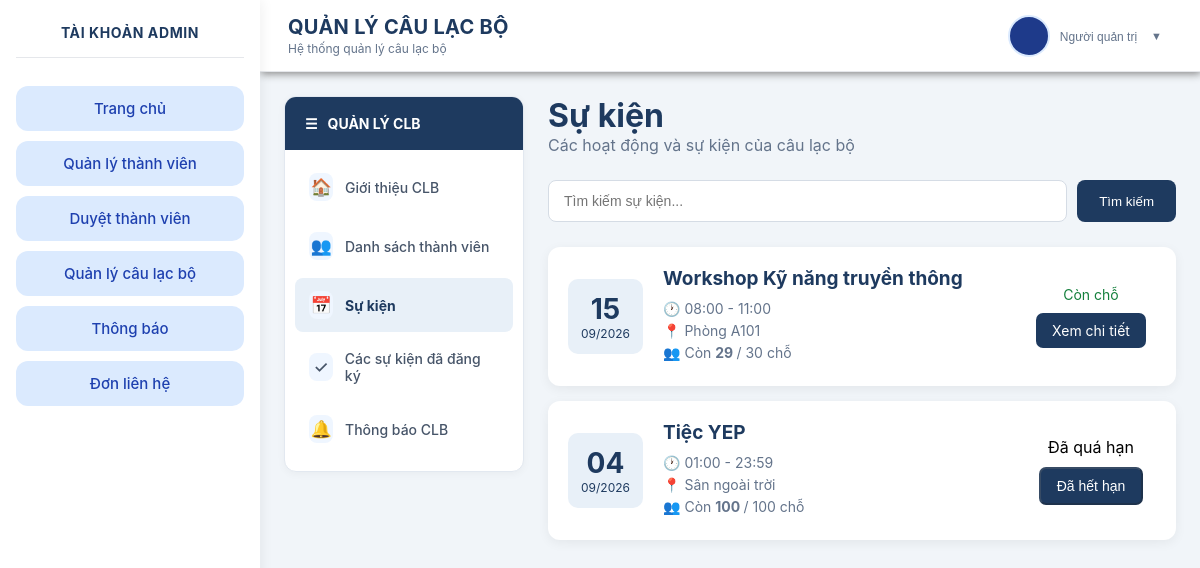
Screenshot of /member/events.php (signed in) with the database file from the repository.
### tables this page shows
CREATE TABLE `event` (
  `event_id` int(11) NOT NULL AUTO_INCREMENT,
  `club_id` varchar(255) NOT NULL,
  `event_name` varchar(255) NOT NULL,
  `event_date` date NOT NULL,
  `start_time` time NOT NULL,
  `end_time` time NOT NULL,
  `slots` int(11) NOT NULL,
  `location` varchar(255) DEFAULT NULL,
  `description` text DEFAULT NULL,
  `organizer_id` varchar(255) NOT NULL,
  `status` varchar(30) DEFAULT 'upcoming',
  `created_at` timestamp NOT NULL DEFAULT current_timestamp(),
  PRIMARY KEY (`event_id`)
);

### member/events.php (the view, shortened to what this page needs)
<?php
$database = new Database();
$db       = $database->getConnection();
$keyword = trim($_GET['keyword'] ?? '');
$sql = "
    SELECT
        e.event_id,
        e.club_id,
        e.event_name,
        e.event_date,
        e.start_time,
        e.end_time,
        e.slots,
        e.location,
        e.description,
        e.organizer_id,
        e.status,
        COUNT(
            CASE
                WHEN r.register_status = 'approved'
                THEN 1
            END
        ) AS approved_count
    FROM Event AS e
    LEFT JOIN Register_event AS r
        ON e.event_id = r.event_id
    WHERE e.club_id = :club_id
";
$params = [
    ':club_id' => 'CLB001',
];
$sql .= "
    GROUP BY
        e.event_id,
        e.club_id,
        e.event_name,
        e.event_date,
        e.start_time,
        e.end_time,
        e.slots,
        e.location,
        e.description,
        e.organizer_id,
        e.status
    ORDER BY e.event_date DESC, e.start_time DESC
";
$stmt  = $db->prepare($sql);
$stmt->execute($params);
$events = $stmt->fetchAll(PDO::FETCH_ASSOC);
require_once "../includes/headers.php";
?>
<link rel="stylesheet" href="css/event.css">
<link rel="stylesheet" href="css/club.css">
<div class="club-layout">
    <aside class="club-sidebar">
        <div class="club-sidebar-title">
            <span>☰</span>
            <span>QUẢN LÝ CLB</span>
        </div>
        <nav class="club-menu">
            <a href="club.php" class="club-menu-item">
                <span class="menu-icon">🏠</span>
                <span>Giới thiệu CLB</span>
            </a>
            <a href="club_member.php" class="club-menu-item">
                <span class="menu-icon">👥</span>
                <span>Danh sách thành viên</span>
            </a>
            <a href="events.php" class="club-menu-item active">
                <span class="menu-icon">📅</span>
                <span>Sự kiện</span>
            </a>
            <a href="registered_events.php" class="club-menu-item">
                <span class="menu-icon">✓</span>
                <span>Các sự kiện đã đăng ký</span>
            </a>
            <a href="news.php" class="club-menu-item">
                <span class="menu-icon">🔔</span>
                <span>Thông báo CLB</span>
            </a>
        </nav>
    </aside>
    <main class="club-content">
        <div class="page-header">
            <div>
                <h1>Sự kiện</h1>
                <p>
                    Các hoạt động và sự kiện của câu lạc bộ
                </p>
            </div>
        </div>
        <form method="GET" class="event-search">
            <input
                type="text"
                name="keyword"
                placeholder="Tìm kiếm sự kiện..."
                value="<?php echo htmlspecialchars($keyword) ?>"
            >
            <button type="submit">
                Tìm kiếm
            </button>
        </form>
        <div class="event-list">
            <?php if (empty($events)): ?>
                <div class="empty-event">
                    Không tìm thấy sự kiện nào.
                </div>
            <?php else: ?>
                <?php foreach ($events as $event): ?>
                    <?php
                        $approved  = (int) $event['approved_count'];
                        $slots     = (int) $event['slots'];
                        $remaining = max(0, $slots - $approved);
                        $endTimeStr = !empty($event['end_time']) ? $event['end_time'] : '23:59:59';
                        $eventTimestamp = strtotime($event['event_date'] . ' ' . $endTimeStr);
                        $isExpired = ($event['status'] === 'expired' ||
                                      $event['status'] === 'completed' ||
                                      $eventTimestamp < time());
                    ?>
                    <div class="event-card <?php echo $isExpired ? 'is-expired' : '' ?>">
                        <div class="event-date">
                            <strong>
                                <?php echo date('d', strtotime($event['event_date'])) ?>
                            </strong>
                            <span>
                                <?php echo date('m/Y', strtotime($event['event_date'])) ?>
                            </span>
                        </div>
                        <div class="event-info">
                            <h2>
                                <?php echo htmlspecialchars($event['event_name']) ?>
                            </h2>
                            <p>
                                🕐
                                <?php echo date('H:i', strtotime($event['start_time'])) ?>
                                -
                                <?php echo date('H:i', strtotime($event['end_time'])) ?>
                            </p>
                            <p>
                                📍
                                <?php echo htmlspecialchars($event['location']) ?>
                            </p>
                            <p> 👥 Còn <strong> <?php echo $remaining ?> </strong> / <?php echo $slots ?> chỗ </p>
                        </div>
                        <div class="event-action">
                            <?php if ($isExpired): ?>
                                <span class="event-expired">
                                    Đã quá hạn
                                </span>
                                <button type="button" class="btn-detail btn-disabled" disabled>
                                    Đã hết hạn
                                </button>
                            <?php else: ?>
                                <span class="event-open">
                                    Còn chỗ
                                </span>
                                <a
                                    href="event_detail.php?id=<?php echo (int)$event['event_id'] ?>"
                                    class="btn-detail"
                                >
                                    Xem chi tiết
                                </a>
                            <?php endif; ?>
                        </div>
                    </div>
                <?php endforeach; ?>
            <?php endif; ?>
        </div>
    </main>
</div>
<?php require_once "../includes/footer.php"; ?>

### member/css/event.css (style rules this page uses)
.club-content { flex: 1; }
.page-header h1 { margin: 0; color: #1e3a5f; }
.page-header p { color: #64748b; }
.event-search { display: flex; gap: 10px; margin: 25px 0; }
.event-search input { flex: 1; padding: 12px 15px; border: 1px solid #d5dce5; border-radius: 8px; font-size: 14px; }
.event-search button { padding: 12px 22px; border: none; border-radius: 8px; background: #1e3a5f; color: white; cursor: pointer; }
.event-list { display: flex; flex-direction: column; gap: 15px; }
.event-card { display: flex; align-items: center; gap: 20px; padding: 20px; background: white; border-radius: 12px; box-shadow: 0 3px 12px rgba(0, 0, 0, 0.06); }
.event-date { width: 75px; height: 75px; flex-shrink: 0; display: flex; flex-direction: column; align-items: center; justify-content: center; background: #e8f0f8; border-radius: 10px; color: #1e3a5f; }
.event-date strong { font-size: 28px; }
.event-date span { font-size: 12px; }
.event-info { flex: 1; }
.event-info h2 { margin: 0 0 10px; font-size: 19px; color: #1e3a5f; }
.event-info p { margin: 5px 0; color: #64748b; font-size: 14px; }
.event-action { min-width: 130px; display: flex; flex-direction: column; align-items: center; gap: 10px; }
.event-open { color: #15803d; font-size: 14px; }
.btn-detail { display: inline-block; padding: 9px 16px; background: #1e3a5f; color: white; text-decoration: none; border-radius: 7px; font-size: 14px; }

### member/css/club.css (style rules this page uses)
.club-layout { display: flex; gap: 24px; width: 100%; align-items: flex-start; }
.club-sidebar { width: 240px; min-width: 240px; background: #ffffff; border-radius: 12px; border: 1px solid #e2e8f0; overflow: hidden; box-shadow: 0 2px 8px rgba(0, 0, 0, 0.04); }
.club-sidebar-title { display: flex; align-items: center; gap: 10px; padding: 18px 20px; background: #1e3a5f; color: white; font-size: 14px; font-weight: 700; }
.club-menu { padding: 10px; }
.club-menu-item { display: flex; align-items: center; gap: 12px; padding: 13px 14px; margin-bottom: 5px; border-radius: 8px; color: #475569; text-decoration: none; font-size: 14px; font-weight: 500; transition: all 0.2s ease; }
.menu-icon { width: 24px; display: flex; align-items: center; justify-content: center; font-size: 17px; }
.club-menu-item.active { background: #e8f0f8; color: #1e3a5f; font-weight: 700; }
.club-content { flex: 1; min-width: 0; }

### includes/headers.php (style rules this page uses)
* { margin: 0; padding: 0; box-sizing: border-box; }
html, body { height: 100%; font-family: -apple-system, BlinkMacSystemFont, "Segoe UI", Roboto, "Helvetica Neue", Arial, sans-serif; background: #f1f5f9; }

### includes/navbar.php (style rules this page uses)
.menu-icon { width: 28px; height: 28px; display: flex; align-items: center; justify-content: center; background: #eff6ff; border-radius: 8px; font-size: 14px; }

### rows the page displays
event: event_date "15", event_date "09/2026", event_name "Workshop Kỹ năng truyền thông", start_time "08:00", end_time "11:00", location "Phòng A101", remaining "29", slots "30"
event: event_date "04", event_date "09/2026", event_name "Tiệc YEP", start_time "01:00", end_time "23:59", location "Sân ngoài trời", slots "100", status "Đã quá hạn"

### other values shown
$sidebarTitle "TÀI KHOẢN ADMIN"
